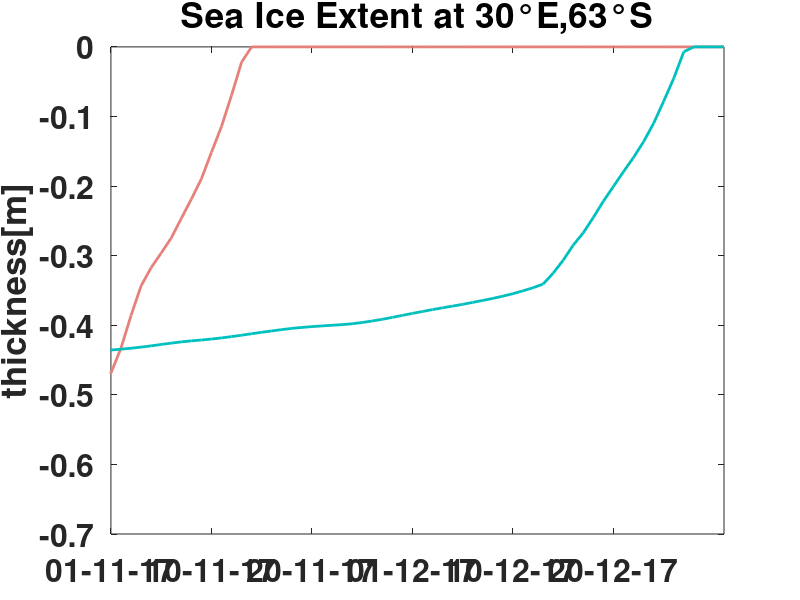

Reproduce this figure in MATLAB.
% load E5.txt
% load EI.txt
% load NCEP.txt
% 
% figure
% 
% plot(E5,'Color',[0, 0.75, 0.75],'LineWidth',2)
% hold on
% % 
% % plot(EI,'Color',[0.4940, 0.1840, 0.5560],'LineWidth',2) 
% % hold on
% % 
% % plot(NCEP,'Color',[0.8500, 0.3250, 0.0980],'Linewidth',2)    
% % hold on 
% 
% title('ERA 5 Sea Ice Concentration','FontSize',20,'FontWeight','bold')
% % legend('ERA 5','Era Interim','NCEP','FontSize',10,'FontWeight','bold',3)
% 
% xlim([486 1460])
% set(gca,'XTick',486:121.6667:1400)
% % set(gca,'XTickLabel',{'jan-17','feb-17','mar-17','apr-17','may-17','jun-17','jul-17','aug-17','sep-17','oct-17','nov-17','dec-17'},'FontSize',25,'FontWeight','bold')
% set(gca,'XTickLabel',{'may-17','jun-17','jul-17','aug-17','sep-17','oct-17','nov-17','dec-17'},'FontSize',20,'FontWeight','bold')
% % set(gca,'YTick',-0.6:0.2:0.4)
% % ylim([0 102])
% ylabel('Sea Ice Concentration[%]','FontSize',25,'FontWeight','bold')
% % set(gca,'YTickLabel',{'-0.6','-0.4','-0.2','0.0','0.2'},'FontSize',10,'FontWeight','bold')
%%%%%%%%%%%%%%%%%%%%%%%%%%%%%%%%%%%%%%%%%%%%%%%%%%%%%%%%%%%%%%%%%%%%%%%%%%%%%%%%%%%%%%%%%%%%%%%%%%%

load SI125_NCEP365.txt
load SI125_ERA5365.txt
load ASMR_SIC.txt
% load SI35_ERA5365.txt

% NCEP2_SIC=NCEP_SIC;
% NCEP2_SIC=NCEP2_SIC';
% % NCEP2_SIC(5476:5837)=[];
% NCEP2_SIC=reshape(NCEP2_SIC,4,365);
% NCEP2_SIC=mean(NCEP2_SIC);
% NCEP2_SIC=NCEP2_SIC';
% 
% E52_SIC=E5_SIC;
% E52_SIC=E52_SIC';
% %E52_SIC(5476:5837)=[];
% E52_SIC=reshape(E52_SIC,4,365);
% E52_SIC=mean(E52_SIC);
% E52_SIC=E52_SIC';

% load NCEP.txt
% 
figure 

% left = 0;
% right = left + 365;
% bottom = 0;
% top = bottom + 365;
% x = [left left right right];
% y = [bottom top top bottom];
% c = [0.20 0.11 0.13];
% fill(x, y, c,'FaceAlpha', 0.1)
% hold on

plot(SI125_NCEP365,'Color',[0.900, 0.50, 0.480],'LineWidth',2) %ncep
hold on

% plot(ASMR_SIC,'Color',[0.35, 0.40, 0.690],'LineWidth',2)
% hold on
% 
plot(SI125_ERA5365,'Color',[0, 0.75, 0.75],'LineWidth',2) %E5
hold on



title('Sea Ice Extent at 30°E,63°S','FontSize',25,'FontWeight','bold')
% legend('NCEP','ASMR','ERA5', 'FontSize',20,'FontWeight','bold',3)

xlim([304 365])
set(gca,'XTick',304:10:354)
% set(gca,'XTickLabel',{'jan-17','feb-17','mar-17','apr-17','may-17','jun-17','jul-17','aug-17','sep-17','oct-17','nov-17','dec-17'},'FontSize',10,'FontWeight','bold')
% set(gca,'XTickLabel',{'jun-17','jul-17','aug-17','sep-17','oct-17','nov-17','dec-17'},'FontSize',23,'FontWeight','bold')
set(gca,'XTickLabel',{'01-11-17','10-11-17','20-11-17','01-12-17','10-12-17','20-12-17'},'FontSize',23,'FontWeight','bold')

% set(gca,'YTick',-0.6:0.2:0.4)
% ylim([0 100])
ylabel('thickness[m]','FontSize',25,'FontWeight','bold')
% set(gca,'YTickLabel',{'0','10','20','30','40','50','60','70','80','90','100'},'FontSize',23,'FontWeight','bold')
